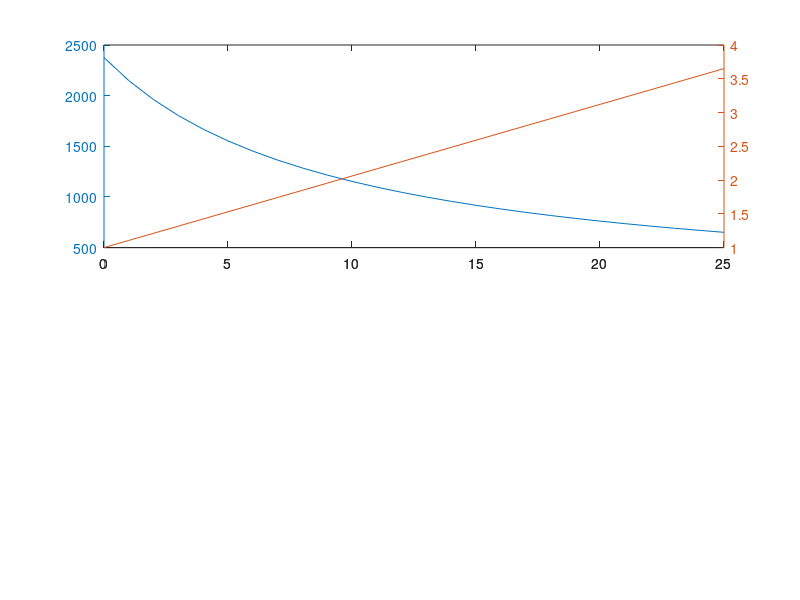

MATLAB code for this plot: (Note: this script raises an error after producing the figure.)
clear
load data.csv % data.csv is a single column of intensity data, with the first 4 elements as the two calibration points and corresponding concentration.

intensity_data=data; % enters loaded data into new matrix

I1 = intensity_data(1); % this defines the calibration data based on the element position.
X1 = intensity_data(2); % in the test-data elements 1 and 2 are the zero percent calibration point.
I2 = intensity_data(3); % elements 3 and 4 are the 21-percent calibration point.
X2 = intensity_data(4);


kt = (I2-I1)/((X1*I1)-(X2*I2)); % calculation for Ktau
I0 = (1+kt*X1)*I1;              % intensity in absence of quencher(0% O2)

x1 = 0:1:25; % makes x values for plot of stern-volmer

stern_volmer_plot = x1*kt+1; % plots I0/I Vs oxygen
intensity_plot = I0./(1+kt*x1); % plots intensity(I) Vs oxygen

I = intensity_data(5:length(intensity_data),:); % makes new matrix with only intensity data
oxygen_percent = ((I0./I)-1)/kt;

% plotting for standard S-V
subplot (2, 1, 1)
[hAx,hline1,hline2] = plotyy(x1,intensity_plot,x1,stern_volmer_plot);
hline1.Color = 'r';
hline2.Color = 'b';
title('Standard Stern-Volmer and Intensity Plot')
xlabel('% O2')
ylabel(hAx(1),'intensity') % left axis
ylabel(hAx(2),'kt*X+1') % right axis

% plotting oxygen percent
subplot(2, 1, 2)
plot(oxygen_percent)
title('Oxygen for Standard Stern-Volmer')

xlabel('time')
ylabel('% O2')


%%%%%%%%%%%%%%%%%%%% TWO-SITE MODEL

f1 =   0.9245;
f2 = 1-f1;
ksv1 = 0.1513;
ksv2 = 7.357e-10;

% Solving for Q
a =(I0^2*f1^2*ksv2^2 + 2*I0^2*f1*f2*ksv1*ksv2 + I0^2*f2^2*ksv1^2 + 2*I0*I*f1*ksv1*ksv2 - 2*I0*I*f1*ksv2^2 - 2*I0*I*f2*ksv1^2 + 2*I0*I*f2*ksv1*ksv2 + I.^2*ksv1^2 - 2*I.^2*ksv1*ksv2 + I.^2*ksv2^2);
b = -I*ksv2 - I*ksv1 + I0*f1*ksv2 + I0*f2*ksv1;
c = (2*I*ksv1*ksv2);
Q = ((a.^(1/2))+b)./c;

% plots with two-site model added
figure
corrected_SV_plot = 1./(((f1)./(1+ksv1.*x1))+((f2)./(1+ksv2.*x1))); 
corrected_intensity_plot = I0.*(((f1)./(1+ksv1*x1))+((f2)./(1+ksv2*x1)));
subplot(2, 1, 1)
[hBx,hline3,hline4] = plotyy(x1,corrected_intensity_plot,x1,corrected_SV_plot);
hline3.LineStyle = ':';
hline4.LineStyle = ':';
title('Stern-Volmer Plot from Two-Site Model')
xlabel('% O2')
ylabel(hBx(1),'intensity') % left axis
ylabel(hBx(2),'I0*(f1/1+ksv1*x + f1/1+ksv2*x)') % right axis
hold on
[hBx,hline3,hline4] = plotyy(x1,intensity_plot,x1,stern_volmer_plot);
hold off

subplot(2, 1, 2)
plot(Q)
hold on
plot(oxygen_percent)
title('Oxygen Two-Site Stern-Volmer')
xlabel('time')
ylabel('% O2')
%int= I0./(x1.*kt+1);
%figure
%plot(int)

%save percent.csv oxygen_percent % optional line for saving analyzed data to a file
